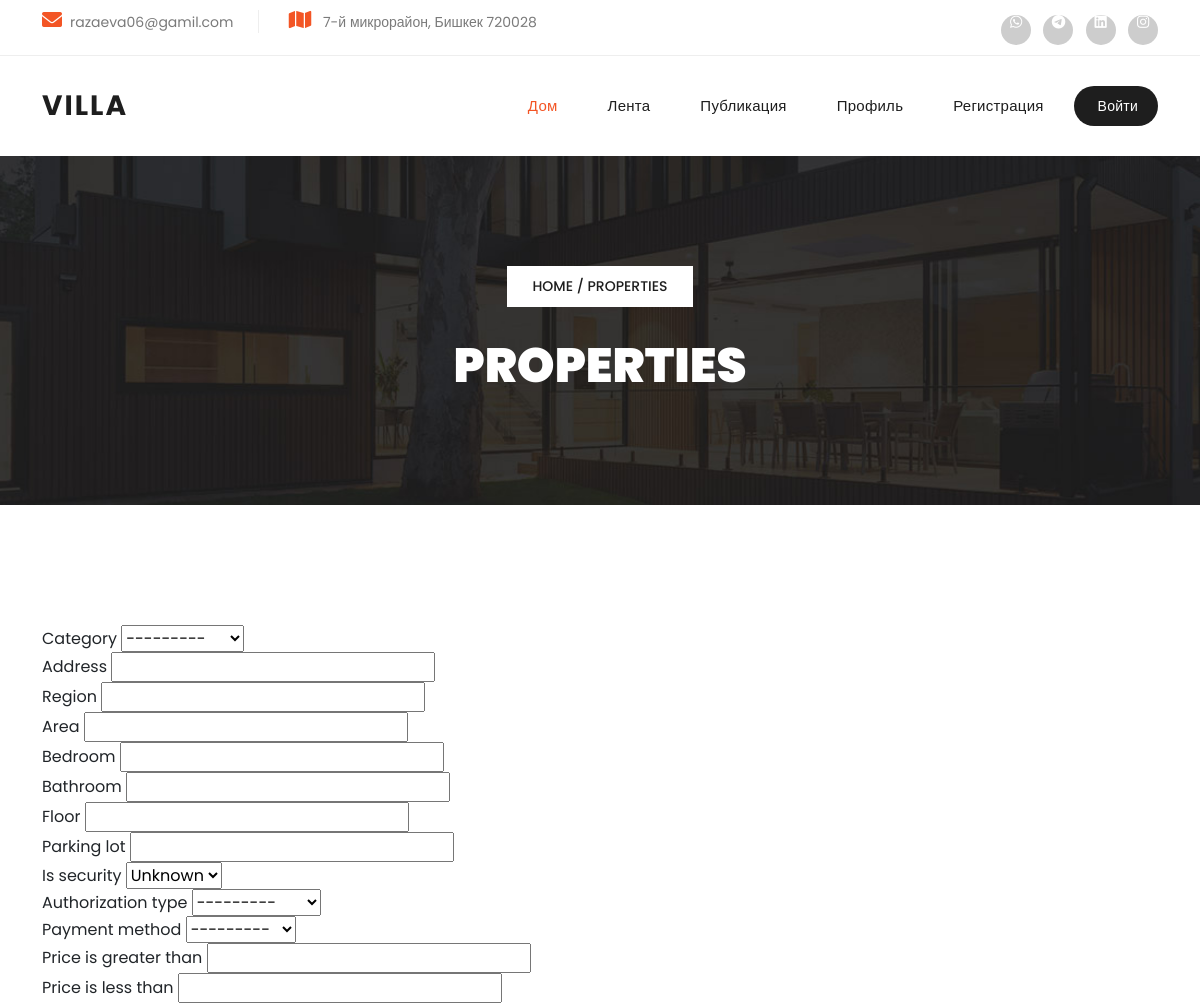
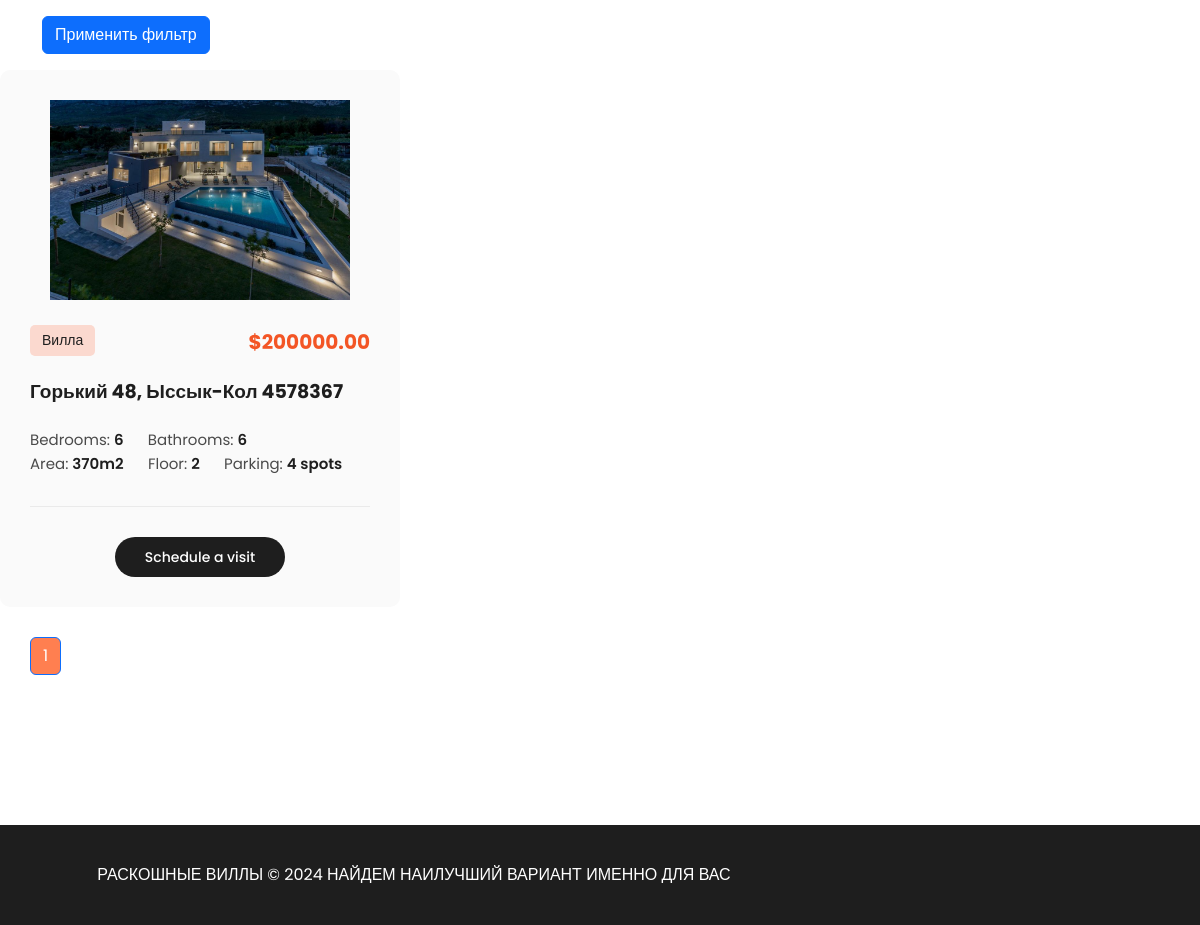
The app's page /house_list/ with its own data (2 pictures, top to bottom).
### app/models.py (models this page shows, shortened)
class House(models.Model):
    category = models.ForeignKey(
        Category,
        on_delete=models.CASCADE
    )
    address = models.CharField(
        max_length=299
    )
    region = models.CharField(
        max_length=123
    )
    post_code = models.CharField(
        max_length=55
    )
    image = models.ImageField(
        upload_to='media/villa'
    )
    area = models.CharField(
        max_length=17
    )
    floor = models.PositiveIntegerField()
    bedroom = models.PositiveIntegerField()
    bathroom = models.PositiveIntegerField()
    parking_lot = models.PositiveIntegerField()
    description = models.TextField()
    is_security = models.BooleanField(
        default=False
    )
    authorization_type = models.PositiveIntegerField(
        choices=(
            (1, 'Белая книга'),
            (2, 'Зеленая книга'),
            (3, 'Красная книга'),
            (4, 'Для аренды'),
        )
    )
    payment_method = models.ForeignKey(
        'PaymentMethod',
        on_delete=models.CASCADE
    )
    price = models.DecimalField(
        max_digits=12,
        decimal_places=2,
        default=0.00,
    )
    created_date = models.DateTimeField(
        auto_now_add=True
    )
    update_date = models.DateTimeField(
        auto_now=True
    )
    is_active = models.BooleanField(
        default=True
    )
    slug = models.SlugField(unique=True, blank=True, null=True)

class Category(models.Model):
    title = models.CharField(
        max_length=123
    )
    def __str__(self):
        return self.title

### app/views.py (the view)
# urls.py: path('house_list/', views.HouseListView.as_view(), name='house_list'),
class HouseListView(ListView):
    model = House
    template_name = 'add/house_list.html'
    context_object_name = 'houses'
    filterset_class = HouseFilters
    paginate_by = 6
    def get_queryset(self):
        queryset = super().get_queryset()
        self.filterset = self.filterset_class(self.request.GET, queryset=queryset)
        return self.filterset.qs
    def get_context_data(self, **kwargs):
        context = super(). get_context_data(**kwargs)
        context['filter'] = self.filterset
        houses = context['houses']
        paginator = Paginator(houses, self.paginate_by)
        page = self.request.GET.get('page')
        try:
            houses = paginator.page(page)
        except PageNotAnInteger:
            houses = paginator.page(1)
        except EmptyPage:
            houses = paginator.page(paginator.num_pages)
        context['houses'] = houses
        return context

### app/models.py (called while the page is built)
    def __str__(self):
        return self.title

### app/templates/app/house_list.html (shortened to what this page needs)
{% extends 'base.html' %}
{% load static %}
{% block content %}
  <div class="page-heading header-text">
    <div class="container">
      <div class="row">
        <div class="col-lg-12">
          <span class="breadcrumb"><a href="#">Home</a> / Properties</span>
          <h3>Properties</h3>
        </div>
      </div>
    </div>
  </div>
  <div class="section properties">
 <div class="container">
    <form method="get" action=".">
        {% for field in filter.form %}
            <div class="form-group">
                <label class="text-dark">{{ field.label }}</label>
                {{ field }}
            </div>
        {% endfor %}
        <button type="submit" class="btn btn-primary btn-block mt-3">Применить фильтр</button>
    </form>
</div>
        {% for house in houses %}
        <div class="col-lg-4 col-md-6 align-self-center mb-30 properties-items col-md-6 adv">
          <div class="item">
            <a href="{% url 'house_detail' house.id %}"><img src="{{ house.image.url }}" alt="" style="max-height: 200px; object-fit: contain;"></a>
            <span class="category">{{ house.category }}</span>
            <h6>${{ house.price }}</h6>
            <h4><a href="{% url 'house_detail' house.id %}">{{ house.address }},&nbsp;{{ house.region}}&nbsp;{{ house.post_code }}</a></h4>
            <ul>
              <li>Bedrooms: <span>{{ house.bedroom }}</span></li>
              <li>Bathrooms: <span>{{ house.bathroom }}</span></li>
              <li>Area: <span>{{ house.area }}m2</span></li>
              <li>Floor: <span> {{ house.floor }}</span></li>
              <li>Parking: <span>{{ house.parking_lot }} spots</span></li>
            </ul>
            <div class="main-button">
              <a href="house_detail.html">Schedule a visit</a>
            </div>
          </div>
        </div>
        {% endfor %}
      </div>
<div class="container">
    <div class="row justify-content-center mt-4">
        <ul class="pagination">
            {% for page_num in page_obj.paginator.page_range %}
                <li class="page-item {% if page_num == page_obj.number %}active{% endif %}">
                    <a href="?page={{ page_num }}" class="page-link" style="background-color: {% if page_num == page_obj.number %}coral{% else %}#000000{% endif %}; color: {% if page_num == page_obj.number %}white{% else %}#ffffff{% endif %};">{{ page_num }}</a>
                </li>
            {% endfor %}
        </ul>
    </div>
</div>
  </body>
{% endblock %}

### app/templates/base.html (shortened to what this page needs)
{% load static %}
<html lang="en">
 <head>
    <link href="{% static 'vendor/bootstrap/css/bootstrap.min.css' %}" rel="stylesheet">
    <link rel="stylesheet" href="{% static 'assets/css/fontawesome.css' %}">
    <link rel="stylesheet" href="{% static 'assets/css/templatemo-villa-agency.css' %}">
    <link rel="stylesheet" href="{% static 'assets/css/owl.css' %}">
    <link rel="stylesheet" href="{% static 'assets/css/animate.css' %}">
    <link rel="stylesheet"href="https://unpkg.com/swiper@7/swiper-bundle.min.css"/>
  </head>
  <body>
    <div class="sub-header">
    <div class="container">
      <div class="row">
        <div class="col-lg-8 col-md-8">
          <ul class="info">
            <li><i class="fa fa-envelope"></i><a>razaeva06@gamil.com</a></li>
            <li><i class="fa fa-map"></i> 7-й микрорайон, Бишкек 720028</li>
          </ul>
        </div>
        <div class="col-lg-4 col-md-4">
          <ul class="social-links">
            <li><a href="https://api.whatsapp.com/send?phone=996771090946"><i class="fab fa-whatsapp"></i></a></li>
            <li><a href="https://t.me/phoeeniixxx" target="_blank"><i class="fab fa-telegram"></i></a></li>
            <li><a href="https://www.linkedin.com/in/%D0%B4%D0%B8%D0%BB%D0%B4%D0%B5-%D1%80%D0%B0%D0%B7%D0%B0%D0%B5%D0%B2%D0%B0-95b466297?utm_source=share&utm_campaign=share_via&utm_content=profile&utm_medium=ios_app"><i class="fab fa-linkedin"></i></a></li>
            <li><a href="https://www.instagram.com/_1razaeva_/?next=%2F"><i class="fab fa-instagram"></i></a></li>
          </ul>
        </div>
      </div>
    </div>
  </div>
  <header class="header-area header-sticky">
    <div class="container">
        <div class="row">
            <div class="col-12">
                <nav class="main-nav">
                    <a href="{% url 'index' %}" class="logo">
                        <h1>Villa</h1>
                    </a>
                    <ul class="nav">
                      <li><a href="{% url 'index' %}" class="active">Дом</a></li>
                      <li><a href="{% url 'house_list' %}">Лента</a></li>
                      <li><a href="{% url 'house_detail' 1 %}">Публикация</a></li>
                      <li><a href="{% url 'profile' %}">Профиль</a></li>
                        {% if request.user.is_authenticated %}
                      <li><a href="{% url 'logout' %}"></i> Выйти</a></li>
                      <li><a href="#"></i>&nbsp;&nbsp;&nbsp;&nbsp;&nbsp; {{ request.user }}</a></li>
                        {% else %}
                      <li><a href="{% url 'register' %}"></i>Регистрация</a></li>
                      <li><a href="{% url 'login' %}"></i>&nbsp;&nbsp;&nbsp;&nbsp;&nbsp; Войти</a></li>
                        {% endif %}
                  </ul>
                </nav>
            </div>
        </div>
    </div>
  </header>
 {% block content %}
 {% endblock %}
  <footer>
    <div class="container">
      <div class="col-lg-8">
        <p>РАСКОШНЫЕ ВИЛЛЫ © 2024 НАЙДЕМ НАИЛУЧШИЙ ВАРИАНТ ИМЕННО ДЛЯ ВАС
      </div>
    </div>
  </footer>
  </body>
</html>

### records on screen
House: image (picture), category "Вилла", price "200000.00", address "Горький 48", region "Ыссык-Кол", post_code "4578367", bedroom "6", bathroom "6", area "370", floor "2", parking_lot "4"

### other values on screen
{{ field.label }} "Category" "Address" "Region" "Area" "Bedroom" "Bathroom" "Floor" "Parking lot" "Is security" "Authorization type" "Payment method" "Price is greater than" "Price is less than"
{{ page_num }} "1"
